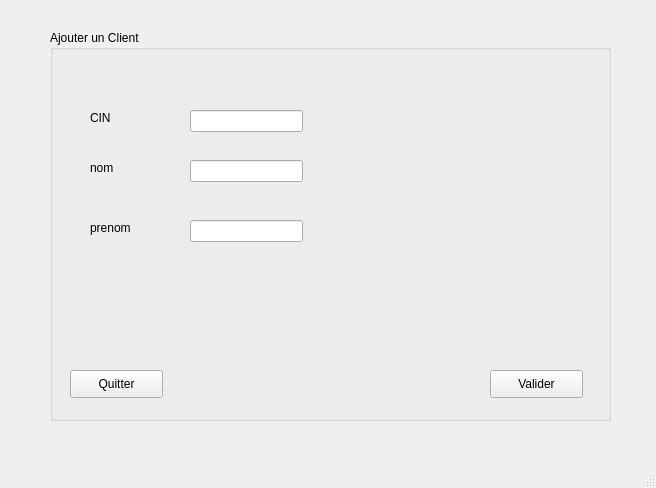
<?xml version="1.0" encoding="UTF-8"?>
<ui version="4.0">
 <class>MainWindow</class>
 <widget class="QMainWindow" name="MainWindow">
  <property name="geometry">
   <rect>
    <x>0</x>
    <y>0</y>
    <width>656</width>
    <height>488</height>
   </rect>
  </property>
  <property name="windowTitle">
   <string>Gestion de client</string>
  </property>
  <widget class="QWidget" name="centralwidget">
   <widget class="QGroupBox" name="groupBox">
    <property name="geometry">
     <rect>
      <x>50</x>
      <y>30</y>
      <width>561</width>
      <height>391</height>
     </rect>
    </property>
    <property name="title">
     <string>Ajouter un Client</string>
    </property>
    <widget class="QLabel" name="label">
     <property name="geometry">
      <rect>
       <x>40</x>
       <y>80</y>
       <width>56</width>
       <height>16</height>
      </rect>
     </property>
     <property name="text">
      <string>CIN</string>
     </property>
     <property name="scaledContents">
      <bool>false</bool>
     </property>
    </widget>
    <widget class="QLabel" name="label_2">
     <property name="geometry">
      <rect>
       <x>40</x>
       <y>130</y>
       <width>56</width>
       <height>16</height>
      </rect>
     </property>
     <property name="text">
      <string>nom</string>
     </property>
    </widget>
    <widget class="QLabel" name="label_3">
     <property name="geometry">
      <rect>
       <x>40</x>
       <y>190</y>
       <width>56</width>
       <height>16</height>
      </rect>
     </property>
     <property name="text">
      <string>prenom</string>
     </property>
    </widget>
    <widget class="QLineEdit" name="lineEdit_cin">
     <property name="geometry">
      <rect>
       <x>140</x>
       <y>80</y>
       <width>113</width>
       <height>22</height>
      </rect>
     </property>
    </widget>
    <widget class="QLineEdit" name="lineEdit_nom">
     <property name="geometry">
      <rect>
       <x>140</x>
       <y>130</y>
       <width>113</width>
       <height>22</height>
      </rect>
     </property>
    </widget>
    <widget class="QLineEdit" name="lineEdit_prenom">
     <property name="geometry">
      <rect>
       <x>140</x>
       <y>190</y>
       <width>113</width>
       <height>22</height>
      </rect>
     </property>
    </widget>
    <widget class="QPushButton" name="pushButton">
     <property name="geometry">
      <rect>
       <x>440</x>
       <y>340</y>
       <width>93</width>
       <height>28</height>
      </rect>
     </property>
     <property name="text">
      <string>Valider</string>
     </property>
    </widget>
    <widget class="QPushButton" name="pushButton_2">
     <property name="geometry">
      <rect>
       <x>20</x>
       <y>340</y>
       <width>93</width>
       <height>28</height>
      </rect>
     </property>
     <property name="text">
      <string>Quitter</string>
     </property>
    </widget>
   </widget>
  </widget>
  <widget class="QMenuBar" name="menubar">
   <property name="geometry">
    <rect>
     <x>0</x>
     <y>0</y>
     <width>656</width>
     <height>26</height>
    </rect>
   </property>
  </widget>
  <widget class="QStatusBar" name="statusbar"/>
 </widget>
 <resources/>
 <connections/>
</ui>
